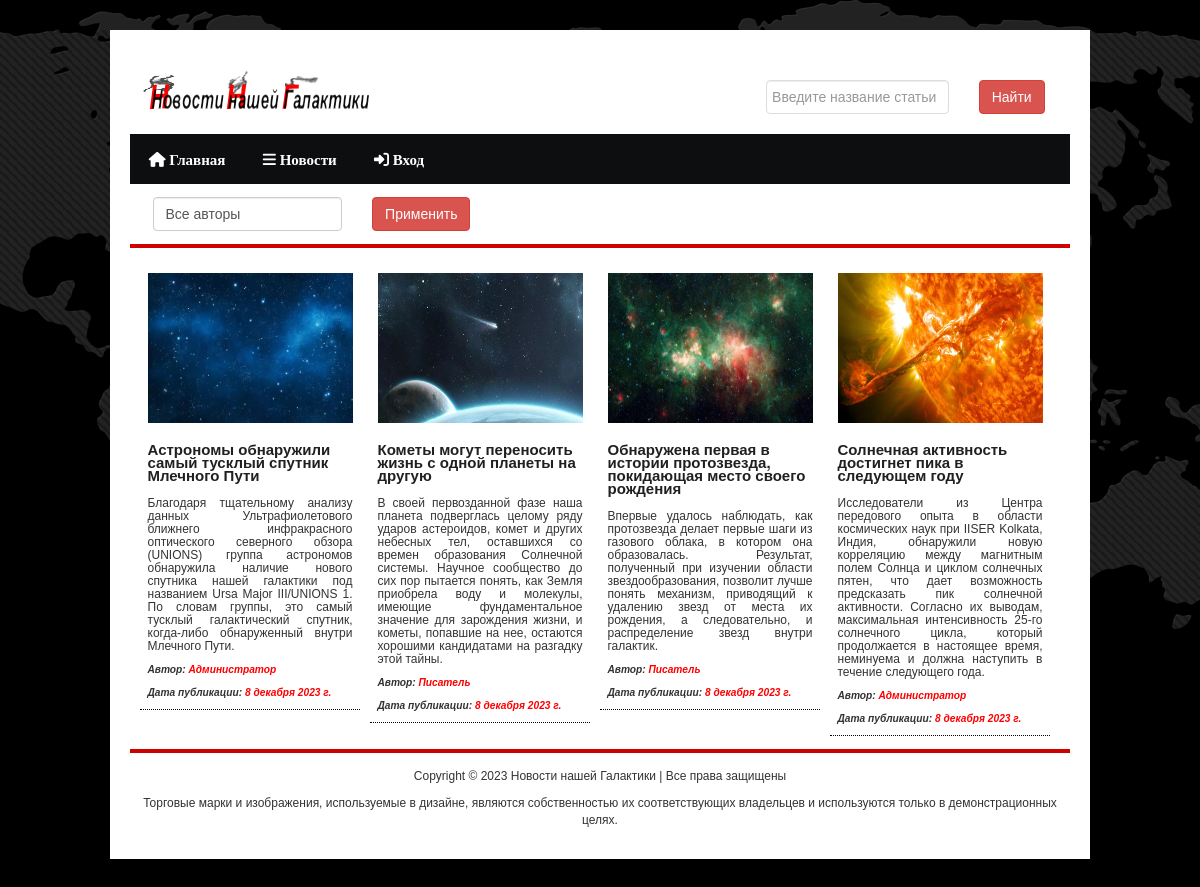
Page /news/ on the committed database.
### news/models.py (models this page shows, shortened)
class Image(models.Model):
    article = models.ForeignKey(Article, on_delete=models.CASCADE)
    title = models.CharField(max_length=50, blank=True)
    image = models.ImageField(upload_to='news_images/')
    class Meta:
        ordering = ['title']
        verbose_name = 'Фото'
        verbose_name_plural = 'Фото'

class Article(models.Model):
    categories = (('A', 'Астрономия'),
                  ('K', 'Космонавтика'),
                  ('AF', 'Астрофизика'),
                  ('G', 'Геология'))
    author = models.ForeignKey(User, on_delete=models.SET_NULL, null=True, verbose_name='Автор')
    title = models.CharField('Название новости', max_length=150, default='', null=False)
    anouncement = models.TextField('Аннотация', max_length=1250, null=False)
    source = models.URLField('Источник', null=True)
    sourcename = models.CharField('Название источника', max_length=150, null=False)
    text = RichTextField('Текст новости', null=False)
    date = models.DateTimeField('Дата публикации', auto_created=True)
    categories = models.CharField(choices=categories, max_length=20, verbose_name='Категории')
    tags = models.ManyToManyField(to=Tag, blank=True)
    status = models.BooleanField(default=True, verbose_name='Опубликовано')
    objects = models.Manager()
    published = PublishedToday()
    def get_absolute_url(self):
        return f'/news/{self.pk}'
    class Meta:
        ordering = ['title','date']
        verbose_name = 'Новость'
        verbose_name_plural = 'Новости'

### users/models.py (models this page shows, shortened)
class Account(models.Model):
    gender_choices = (('М', 'Мужской'),
                      ('Ж', 'Женский'),
                      ('N/A', 'Не определен'))
    user = models.OneToOneField(User, on_delete=models.CASCADE,
                                primary_key=True, verbose_name='Пользователь')
    nickname = models.CharField(max_length=100, verbose_name='Имя автора (псевдоним)')
    birthdate = models.DateField(null=True, verbose_name='День рождения')
    gender = models.CharField(choices=gender_choices, max_length=20, verbose_name='Пол', null=True)
    account_image = models.ImageField(default='default.jpg',
                                      upload_to='account_images', verbose_name='Фото аккаунта')
    class Meta:
        ordering = ['user','gender']
        verbose_name = 'Аккаунт'
        verbose_name_plural = 'Аккаунты'

### news/views.py (the view)
# urls.py: path('news/', include('news.urls')),
def news(request):
    author_list = User.objects.all()
    if request.method == "POST":
        selected_author = int(request.POST.get('author_filter'))
        if selected_author == 0:
            articles= Article.objects.all()
        else:
            articles = Article.objects.filter(author=selected_author)
    else:
        selected_author = 0
        articles = Article.objects.all()
    context = {
        'articles': articles,
        'author_list': author_list,
        'selected_author': selected_author,
    }
    return render(request, 'news/news.html', context)

### news/templates/news/news.html (shortened to what this page needs)
<!DOCTYPE html PUBLIC "-//W3C//DTD XHTML 1.0 Transitional//EN"
        "http://www.w3.org/TR/xhtml1/DTD/xhtml1-transitional.dtd">
{% load static %}
{% load bootstrap5 %}
{% load crispy_forms_tags %}
<html xmlns="http://www.w3.org/1999/xhtml">
<html lang="ru">
<head>
    {%bootstrap_css%}
    <link rel="stylesheet" type="text/css" href="{% static 'main/' %}assets/font/font-awesome.min.css"/>
    <link rel="stylesheet" type="text/css" href="{% static 'main/' %}assets/font/font.css"/>
    <link rel="stylesheet" type="text/css" href="{% static 'main/' %}assets/css/bootstrap.min.css" media="screen"/>
    <link rel="stylesheet" type="text/css" href="{% static 'main/' %}assets/css/style.css" media="screen"/>
    <link rel="stylesheet" type="text/css" href="{% static 'main/' %}assets/css/responsive.css" media="screen"/>
    <link rel="stylesheet" type="text/css" href="{% static 'main/' %}assets/css/jquery.bxslider.css" media="screen"/>
</head>
<body>
<div class="body_wrapper">
    <div class="center">
        {% block header %} {% include 'main/header.html' %} {% endblock %}
        <br>
        <div class="container-fluid">
            <div class="row">
                <div class="col-lg-7">
                    <form method="post">
                        <div class="col-lg-5">
                            <select class="form-control" name="author_filter">
                                <option value="0">Все авторы</option>
                            </select>
                        </div>
                        <div class="col-lg-3">
                            <input type="submit" class="btn btn-danger" value="Применить">
                        </div>
                         <div class="col-lg-4">
                        </div>
                    </form>
                </div>
            </div>
        </div>
        <br>
        <h6 class="title"></h6>
        <div class="content_area">
            {% for n in articles %}
                {% if n.image_set.all %}
                    <div class="single_cat_left_content floatleft">
                        <div class="container-fluid"><a href="{{ n.get_absolute_url }}">
                            {% for image in n.image_set.all %}
                            <center>
                            <img src="{{ image.image.url }}" style="margin:auto; height:150px; width:auto" alt=""/>
                            </center>
                            <h3>{{ n.title }}</h3><br>
                            {% endfor %}</a>
                            <p align="justify">{{ n.anouncement }}</p>
                            <p><strong><i><small>Автор: <font color="red">{{ n.author.account.nickname }}</font></small></i></strong></p>
                            <p><strong><i><small>Дата публикации: <font color="red">{{ n.date.date }}</font></small></i></strong></p>
                        </div>
                    </div>
                {% endif %}
            {% endfor %}
        </div>
        <br>
        <h6 class="title"></h6>
        {% block footer %} {% include 'main/footer.html' %} {% endblock %}
    </div>
</div>
<link rel="stylesheet" href="https://ajax.googleapis.com/ajax/libs/jqueryui/1.11.4/themes/smoothness/jquery-ui.css">
</body>
</html>

### static/main/assets/css/style.css (style rules this page uses)
* { margin:0; padding:0 }
body { font-family:Arial; font-size:12px; line-height:13px; background:url("images/site_bg.png") top center no-repeat fixed #000 }
a { color:#000; text-decoration:none }
input[type=submit] h1, h2, h4, h5, h6 { font-weight:normal; margin:0 0 15px }
h3 { color:#202021; font-size:12px; font-weight:bold; margin-bottom:2px; line-height:13px }
img { max-width:100%; height:auto }
.floatleft { float:left }
.center { width:980px; display:block; margin:0 auto; padding:20px; background:#fff; transition:all 1.3s ease 0s; -moz-transition:all 1.3s ease 0s; -webkit-transition:all 1.3s ease 0s; -o-transition:all 1.3s ease 0s; -ms-transition:all 1.3s ease 0s }
div { overflow:hidden }
.body_wrapper { background:url("images/body_bg.png") repeat; margin-top:30px; margin-bottom:30px }
.content_area { margin-top:25px }
.title { border-bottom:4px solid #CF0000; font-family:'bebasregular'; font-size:20px; word-spacing:2px }
.single_cat_left_content { border-bottom:1px dotted #000; margin-left:10px; width:220px }
.single_cat_left_content h3 { font-size:15px }

### rows in the picture
Article: title "Астрономы обнаружили самый тусклый спутник Млечного Пути", anouncement "Благодаря тщательному анализу данных Ультрафиолетового ближнего инфракрасного оптического северного обзора (UNIONS) группа астрономов обнаружила наличие нового спутника нашей галактики под названием Ursa Major III/UNIONS 1. По словам группы, это самый тусклый галактический спутник, когда-либо обнаруженный внутри Млечного Пути.", author.account.nickname "Администратор", date "8 декабря 2023 г."
Image: image (picture)
Article: title "Кометы могут переносить жизнь с одной планеты на другую", anouncement "В своей первозданной фазе наша планета подверглась целому ряду ударов астероидов, комет и других небесных тел, оставшихся со времен образования Солнечной системы. Научное сообщество до сих пор пытается понять, как Земля приобрела воду и молекулы, имеющие фундаментальное значение для зарождения жизни, и кометы, попавшие на нее, остаются хорошими кандидатами на разгадку этой тайны.", author.account.nickname "Писатель", date "8 декабря 2023 г."
Image: image (picture)
Article: title "Обнаружена первая в истории протозвезда, покидающая место своего рождения", anouncement "Впервые удалось наблюдать, как протозвезда делает первые шаги из газового облака, в котором она образовалась. Результат, полученный при изучении области звездообразования, позволит лучше понять механизм, приводящий к удалению звезд от места их рождения, а следовательно, и распределение звезд внутри галактик.", author.account.nickname "Писатель", date "8 декабря 2023 г."
Image: image (picture)
Article: title "Солнечная активность достигнет пика в следующем году", anouncement "Исследователи из Центра передового опыта в области космических наук при IISER Kolkata, Индия, обнаружили новую корреляцию между магнитным полем Солнца и циклом солнечных пятен, что дает возможность предсказать пик солнечной активности. Согласно их выводам, максимальная интенсивность 25-го солнечного цикла, который продолжается в настоящее время, неминуема и должна наступить в течение следующего года.", author.account.nickname "Администратор", date "8 декабря 2023 г."
Image: image (picture)
